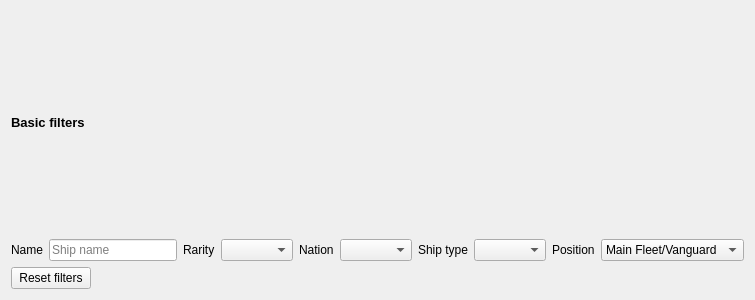
<?xml version="1.0" encoding="UTF-8"?>
<ui version="4.0">
 <class>ShipfuBasicFilter</class>
 <widget class="QWidget" name="ShipfuBasicFilter">
  <property name="geometry">
   <rect>
    <x>0</x>
    <y>0</y>
    <width>544</width>
    <height>300</height>
   </rect>
  </property>
  <property name="windowTitle">
   <string>Form</string>
  </property>
  <layout class="QGridLayout" name="gridLayout">
   <item row="1" column="0">
    <layout class="QHBoxLayout" name="horizontalLayout">
     <item>
      <widget class="QLabel" name="nameLabel">
       <property name="text">
        <string>Name</string>
       </property>
      </widget>
     </item>
     <item>
      <widget class="QLineEdit" name="nameLineEdit">
       <property name="sizePolicy">
        <sizepolicy hsizetype="Preferred" vsizetype="Fixed">
         <horstretch>0</horstretch>
         <verstretch>0</verstretch>
        </sizepolicy>
       </property>
       <property name="minimumSize">
        <size>
         <width>128</width>
         <height>0</height>
        </size>
       </property>
       <property name="placeholderText">
        <string>Ship name</string>
       </property>
      </widget>
     </item>
     <item>
      <widget class="QLabel" name="rarityLabel">
       <property name="text">
        <string>Rarity</string>
       </property>
      </widget>
     </item>
     <item>
      <widget class="QComboBox" name="rarityComboBox">
       <property name="currentText">
        <string/>
       </property>
      </widget>
     </item>
     <item>
      <widget class="QLabel" name="nationLabel">
       <property name="text">
        <string>Nation</string>
       </property>
      </widget>
     </item>
     <item>
      <widget class="QComboBox" name="nationComboBox"/>
     </item>
     <item>
      <widget class="QLabel" name="shipTypeLabel">
       <property name="text">
        <string>Ship type</string>
       </property>
      </widget>
     </item>
     <item>
      <widget class="QComboBox" name="shipTypeComboBox"/>
     </item>
     <item>
      <widget class="QLabel" name="positionLabel">
       <property name="text">
        <string>Position</string>
       </property>
      </widget>
     </item>
     <item>
      <widget class="QComboBox" name="positionComboBox">
       <item>
        <property name="text">
         <string>Main Fleet/Vanguard</string>
        </property>
       </item>
       <item>
        <property name="text">
         <string>Main Fleet</string>
        </property>
       </item>
       <item>
        <property name="text">
         <string>Vanguard</string>
        </property>
       </item>
      </widget>
     </item>
    </layout>
   </item>
   <item row="0" column="0">
    <widget class="QLabel" name="filterTitle1Label">
     <property name="sizePolicy">
      <sizepolicy hsizetype="Preferred" vsizetype="Minimum">
       <horstretch>0</horstretch>
       <verstretch>0</verstretch>
      </sizepolicy>
     </property>
     <property name="font">
      <font>
       <pointsize>10</pointsize>
       <weight>75</weight>
       <bold>true</bold>
      </font>
     </property>
     <property name="text">
      <string>Basic filters</string>
     </property>
    </widget>
   </item>
   <item row="0" column="1">
    <spacer name="horizontalSpacer">
     <property name="orientation">
      <enum>Qt::Horizontal</enum>
     </property>
     <property name="sizeHint" stdset="0">
      <size>
       <width>40</width>
       <height>20</height>
      </size>
     </property>
    </spacer>
   </item>
   <item row="2" column="0">
    <widget class="QPushButton" name="resetFiltersPushButton">
     <property name="sizePolicy">
      <sizepolicy hsizetype="Fixed" vsizetype="Fixed">
       <horstretch>0</horstretch>
       <verstretch>0</verstretch>
      </sizepolicy>
     </property>
     <property name="text">
      <string>Reset filters</string>
     </property>
    </widget>
   </item>
  </layout>
 </widget>
 <resources/>
 <connections/>
</ui>
